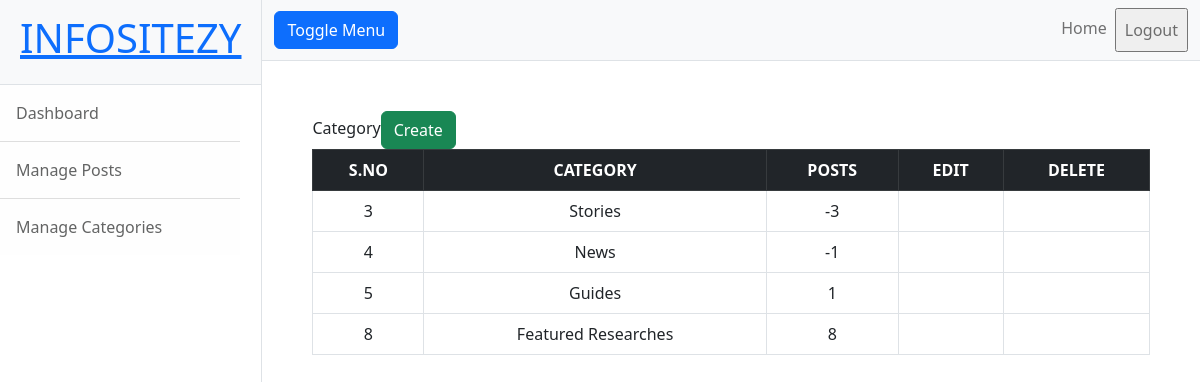
/admin/category.php (signed in), run on the app's committed database.
### tables this page shows
CREATE TABLE `category` (
  `category_id` int(11) NOT NULL,
  `category_name` varchar(70) NOT NULL,
  `category_posts` int(11) NOT NULL,
  `guideline` varchar(500) DEFAULT NULL
);

### admin/category.php (the view, shortened to what this page needs)
<!DOCTYPE html>
<html lang="en">
<head>
    <link rel="stylesheet" href="../assets/css/all.css">
    <link href="..\assets\css\admin.css" rel="stylesheet" />
</head>
<body>
    <div class="d-flex" id="wrapper">
        <?php
        include_once('admin-includes/sidebar.php');
        ?>
        <div id="page-content-wrapper">
            <?php
            include_once('admin-includes/top-navigation.php');
            ?>
            <div class="container-fluid" style="padding: 50px;">
                <div class="cont">
                    <span><span id="crh1">Category</span><button type="button" onclick="location.href='settings.php'" class="btn btn-success float-right crbtn">Create</button></span>
                    <?php
                    $limit = 15;
                    if (isset($_REQUEST['page'])) {
                        $pageno = $_REQUEST['page'];
                    } else {
                        $pageno = 1;
                    }
                    $offsetl = ($pageno - 1) * $limit;
                    $sql = "SELECT category_id, category_name, category_posts FROM category LIMIT $offsetl,$limit";
                    $res = $conn->prepare($sql);
                    $res->bind_result($id, $name, $posts);
                    $res->execute();
                    $res->store_result();
                    if ($res->num_rows() > 0) {
                    ?>
                        <table class="table table   -striped table-hover table-bordered">
                            <thead class="table-dark ">
                                <tr class="text-center">
                                    <th>S.NO</th>
                                    <th>CATEGORY</th>
                                    <th>POSTS</th>
                                    <th>EDIT</th>
                                    <th>DELETE</th>
                                </tr>
                            </thead>
                            <tbody>
                                <?php while ($res->fetch()) { ?>
                                    <tr class="text-center">
                                        <td><?php echo $id; ?></td>
                                        <td><?php echo $name; ?></td>
                                        <td><?php echo $posts; ?></td>
                                        <td><a href="settings.php?cid=<?php echo $id; ?>"><i class="fa fa-edit" aria-hidden="true"></i></a></td>
                                        <td><a href="delete-category.php?id=<?php echo $id; ?>"><i class="fa fa-trash" aria-hidden="true"></i></a></td>
                                    </tr>
                                <?php } ?>
                            </tbody>
                        </table>
                    <?php } else {
                        echo "<div style='display:block; width:100%; font-weight:bold; font-size:2rem; text-align:center;'>0 Results Found</div>";
                    } ?>
                </div>
            </div>
        </div>
    </div>
</body>
</html>

### data on the page
category: category_id "3", category_name "Stories", category_posts "-3"
category: category_id "4", category_name "News", category_posts "-1"
category: category_id "5", category_name "Guides", category_posts "1"
category: category_id "8", category_name "Featured Researches", category_posts "8"
